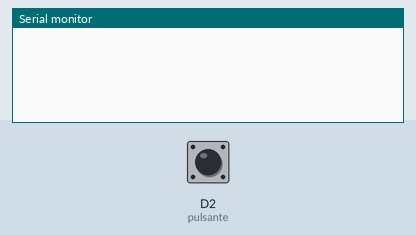
The sketch below on a simulated ESP8266 (NodeMCU). Parts: the last lines printed to the serial monitor. The inputs (shaded band) are chosen by the test bench; at power-on: D2 (pulsante) HIGH.

Above: at 1.2 s.
1.3 s: D2 (pulsante) pulled LOW for 0.15 s
At 2.4 s:
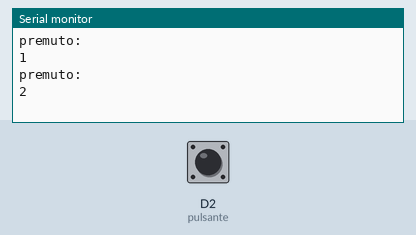
2.9 s: D2 (pulsante) pulled LOW for 1 s
At 4.3 s:
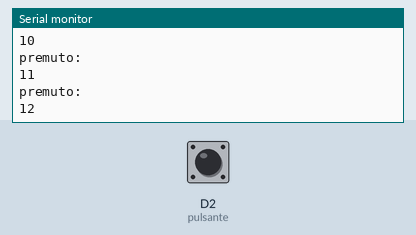
5.4 s: D2 (pulsante) pulled LOW for 0.15 s
At 6.7 s:
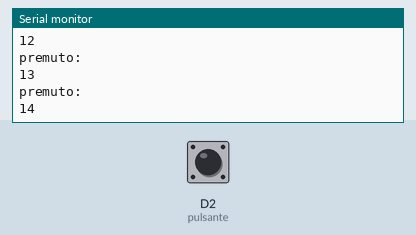
Timing chart, 0 to 8.4 s (numbered marks = the images above; inputs shaded):
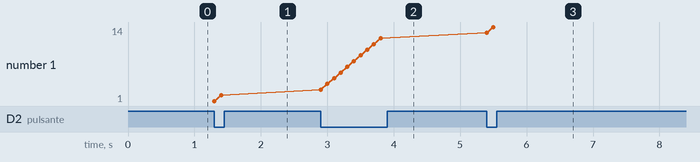

Measured:
- after the input at 1.3 s, the serial monitor: prints a new line at once (image 1)
- after the input at 2.9 s, the serial monitor: prints a new line at once (image 2)
- after the input at 5.4 s, the serial monitor: prints a new line at once (image 3)
- plotted number 1: 2 → 12 after the input at 2.9 s, 12 → 14 after the input at 5.4 s

The sketch:

3-sketchContaClickPulsante.ino
```cpp
// utilizzo di const che almeno me l'alloca in un posto diverso della memoria e non occupa spazio. Dato che questo dato dovrebbe cambiare quasi mai.
// oppure utilizzare
// #define PULSANTE = D2;
const int pulsante = D2;
int contatore = 0;

void setup() {
  // put your setup code here, to run once:
  Serial.begin(115200);
  pinMode(pulsante, INPUT_PULLUP);
}

void loop() {
  if (digitalRead(pulsante) == LOW){
    contatore++;
    Serial.println("premuto:");
    Serial.println(contatore);

    // per eliminare problema rimbalzo. con 100 devi fare pressione stra veloce.
    delay(100);

    // while toglie problema della doppia lettura ma non problema del rimbalzo (tipico degli interruttori)
    /*
    while(digitalRead(pulsante) == LOW){
      // do nothing
      // senza questo conta più volte anche un solo click
    }
    PROBLEMA DEL RESET CON QUESTO WHILE
    se tengo schiacciato il pulsante esce un soft reset.
    watchdog dell'esp, un pezzo di firmware che se non viene stimolato periodicamnete resetta.
    questo è ciò che avviene
    WDT -> WATCHDOG
    loop vuoto è un loop che non fa nulla, consuma il processore senza mollare il controllo.
    L'unico modo per non farlo avvenire è l'utilizzo di un delay all'interno del while il quale va a stimolare il whatchdog.

    */
  }
}

// collegare
// gnd-gnd
// sw-d2
// non ho messo il 3v perchè ho impostato input_pullup
```
